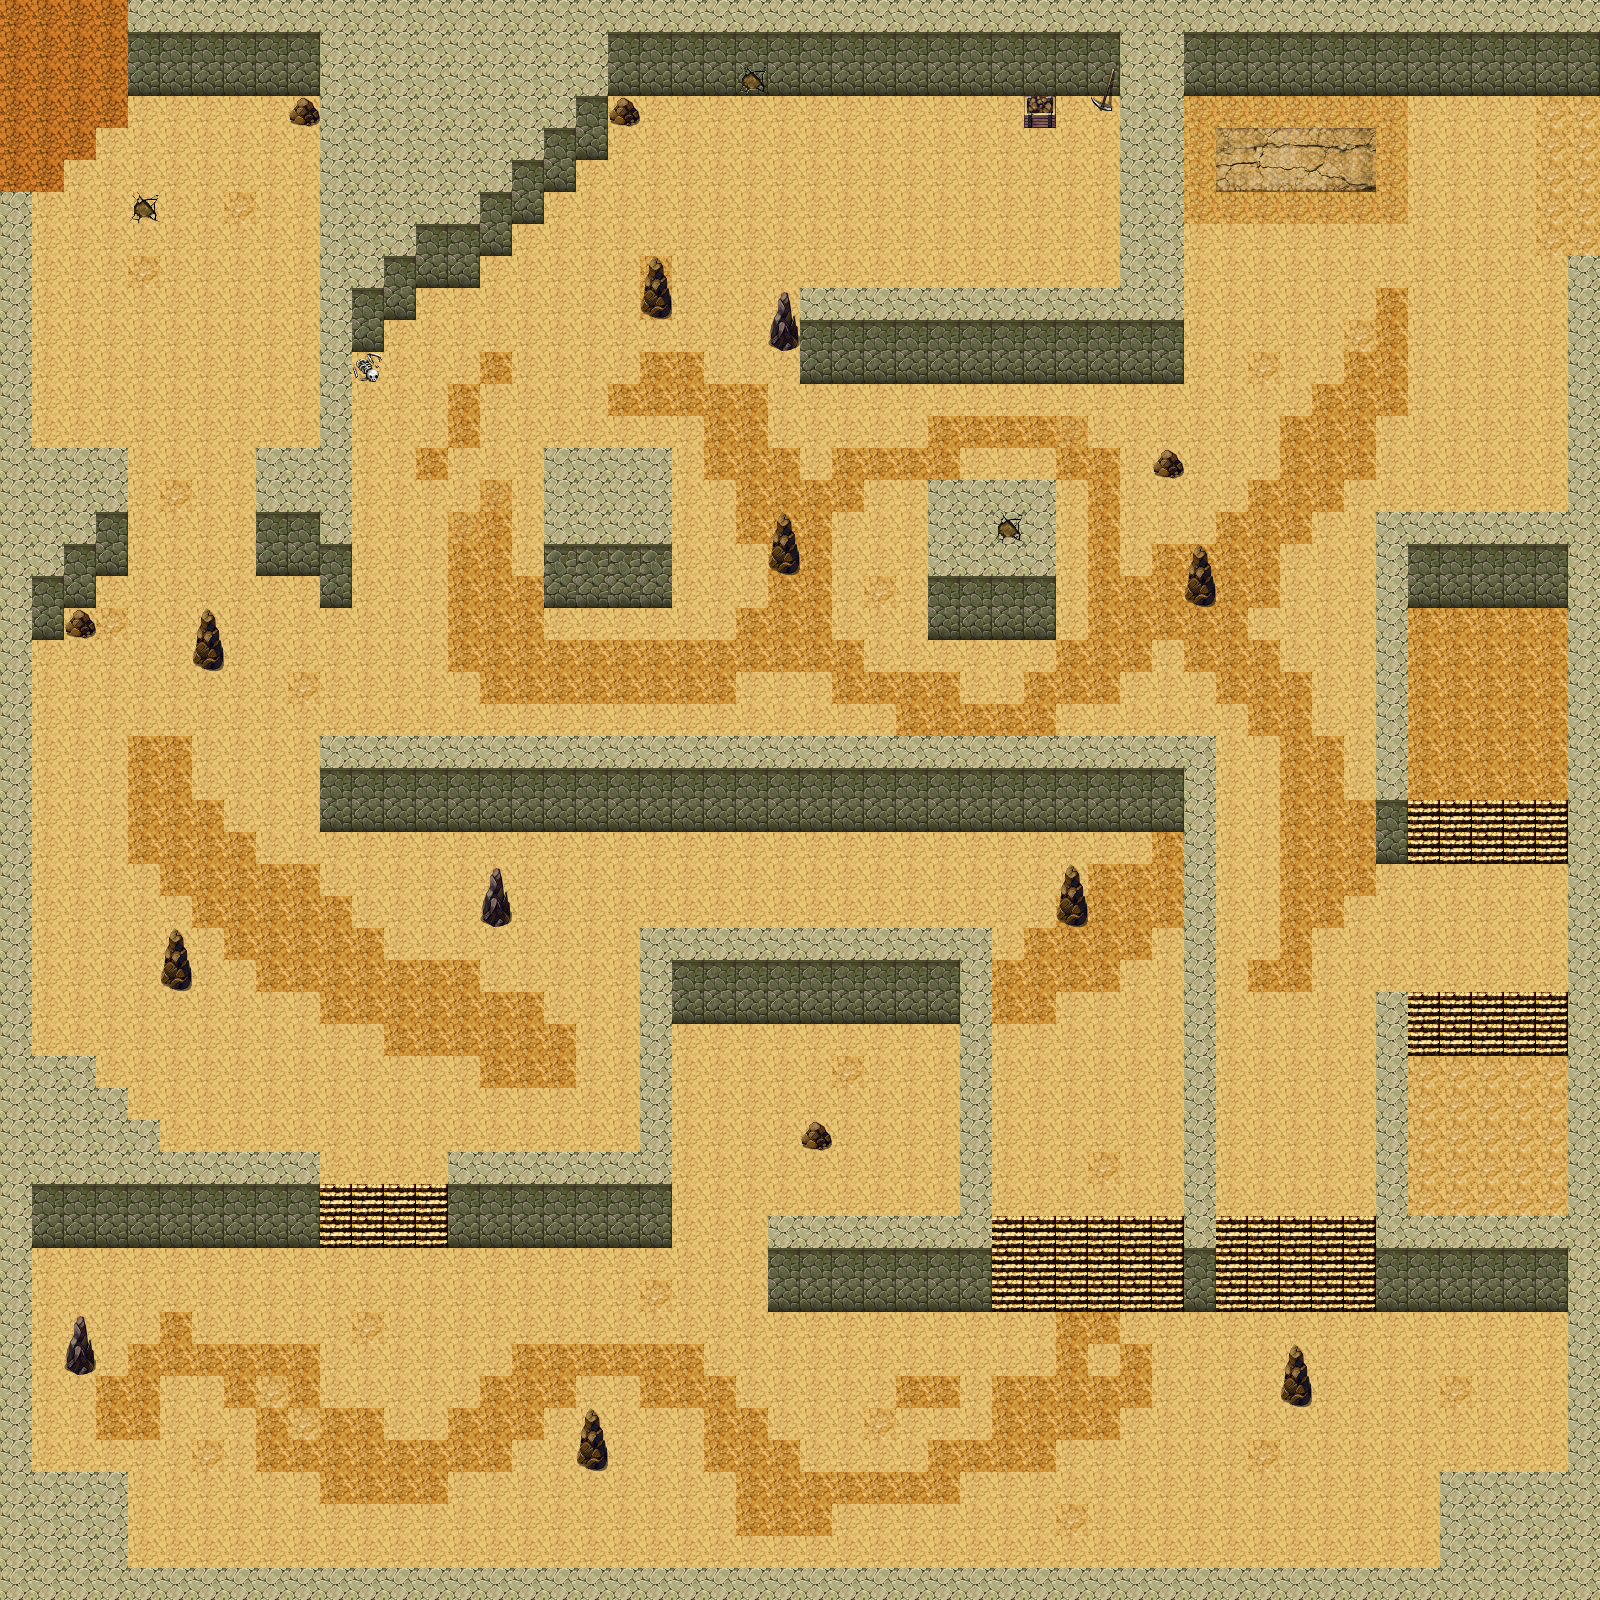

A level layout from a 2D game, rendered from its tile map. Below: a short description, then the map file with tile-grid data replaced by summaries:
An orthogonal 50x50 tile map with 32x32 px tiles, 2 tile layers (Kachelebene 1, Kachelebene 2), 3 tilesets.

<map version="1.0" orientation="orthogonal" renderorder="right-down" width="50" height="50" tilewidth="32" tileheight="32">
 <tileset firstgid="1" name="86482356" tilewidth="32" tileheight="32">
  <image source="86482356.png" width="256" height="512" />
  <tile id="11">
   <properties>
    <property name="isDoor" value="true" />
   </properties>
  </tile>
  <tile id="12">
   <properties>
    <property name="isBack" value="true" />
   </properties>
  </tile>
 </tileset>
 <tileset firstgid="129" name="PathAndObjects_0" tilewidth="32" tileheight="32">
  <image source="PathAndObjects_0.png" width="512" height="480" />
  <tile id="89">
   <properties>
    <property name="blocked" value="true" />
   </properties>
  </tile>
  <tile id="104">
   <properties>
    <property name="blocked" value="true" />
   </properties>
  </tile>
  <tile id="120">
   <properties>
    <property name="blocked" value="true" />
   </properties>
  </tile>
  <tile id="136">
   <properties>
    <property name="blocked" value="true" />
   </properties>
  </tile>
  <tile id="137">
   <properties>
    <property name="blocked" value="true" />
   </properties>
  </tile>
  <tile id="152">
   <properties>
    <property name="blocked" value="true" />
   </properties>
  </tile>
  <tile id="153">
   <properties>
    <property name="blocked" value="true" />
   </properties>
  </tile>
 </tileset>
 <tileset firstgid="369" name="tilee" tilewidth="32" tileheight="32">
  <image source="tilee.png" width="512" height="512" />
  <tile id="33">
   <properties>
    <property name="blocked" value="true" />
   </properties>
  </tile>
  <tile id="37">
   <properties>
    <property name="blocked" value="true" />
   </properties>
  </tile>
  <tile id="48">
   <properties>
    <property name="blocked" value="true" />
   </properties>
  </tile>
  <tile id="49">
   <properties>
    <property name="blocked" value="true" />
   </properties>
  </tile>
  <tile id="53">
   <properties>
    <property name="blocked" value="true" />
   </properties>
  </tile>
  <tile id="210">
   <properties>
    <property name="blocked" value="true" />
   </properties>
  </tile>
 </tileset>
 <layer name="Kachelebene 1" width="50" height="50">
  <data>[2500 cells, 2500 non-empty, 22 distinct tile ids]</data>
 </layer>
 <layer name="Kachelebene 2" width="50" height="50">
  <data>[2500 cells, 213 non-empty, 13 distinct tile ids]</data>
 </layer>
</map>
